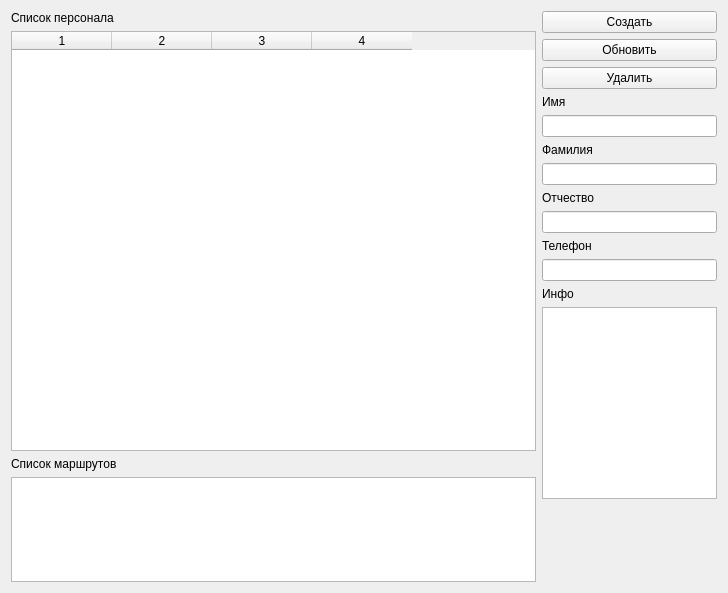
<?xml version="1.0" encoding="UTF-8"?>
<ui version="4.0">
 <class>Form</class>
 <widget class="QWidget" name="Form">
  <property name="geometry">
   <rect>
    <x>0</x>
    <y>0</y>
    <width>728</width>
    <height>593</height>
   </rect>
  </property>
  <property name="windowTitle">
   <string>Form</string>
  </property>
  <layout class="QVBoxLayout" name="verticalLayout">
   <item>
    <layout class="QHBoxLayout" name="horizontalLayout" stretch="3,1">
     <item>
      <layout class="QVBoxLayout" name="verticalLayout_2" stretch="0,4,0,1">
       <item>
        <widget class="QLabel" name="label_6">
         <property name="text">
          <string>Список персонала</string>
         </property>
        </widget>
       </item>
       <item>
        <widget class="QTableWidget" name="tw_staff">
         <property name="editTriggers">
          <set>QAbstractItemView::NoEditTriggers</set>
         </property>
         <property name="alternatingRowColors">
          <bool>true</bool>
         </property>
         <property name="selectionBehavior">
          <enum>QAbstractItemView::SelectRows</enum>
         </property>
         <property name="horizontalScrollMode">
          <enum>QAbstractItemView::ScrollPerPixel</enum>
         </property>
         <property name="columnCount">
          <number>4</number>
         </property>
         <attribute name="horizontalHeaderVisible">
          <bool>true</bool>
         </attribute>
         <attribute name="verticalHeaderVisible">
          <bool>true</bool>
         </attribute>
         <column/>
         <column/>
         <column/>
         <column/>
        </widget>
       </item>
       <item>
        <widget class="QLabel" name="label_7">
         <property name="text">
          <string>Список маршрутов</string>
         </property>
        </widget>
       </item>
       <item>
        <widget class="QTableWidget" name="tw_routes"/>
       </item>
      </layout>
     </item>
     <item>
      <layout class="QVBoxLayout" name="verticalLayout_3">
       <item>
        <widget class="QPushButton" name="pb_create_person">
         <property name="text">
          <string>Создать</string>
         </property>
        </widget>
       </item>
       <item>
        <widget class="QPushButton" name="pb_update_person">
         <property name="text">
          <string>Обновить</string>
         </property>
        </widget>
       </item>
       <item>
        <widget class="QPushButton" name="pb_delete_person">
         <property name="text">
          <string>Удалить</string>
         </property>
        </widget>
       </item>
       <item>
        <widget class="QLabel" name="label">
         <property name="text">
          <string>Имя</string>
         </property>
        </widget>
       </item>
       <item>
        <widget class="QLineEdit" name="le_person_name"/>
       </item>
       <item>
        <widget class="QLabel" name="label_2">
         <property name="text">
          <string>Фамилия</string>
         </property>
        </widget>
       </item>
       <item>
        <widget class="QLineEdit" name="le_person_surname"/>
       </item>
       <item>
        <widget class="QLabel" name="label_3">
         <property name="text">
          <string>Отчество</string>
         </property>
        </widget>
       </item>
       <item>
        <widget class="QLineEdit" name="le_person_patronymic"/>
       </item>
       <item>
        <widget class="QLabel" name="label_4">
         <property name="text">
          <string>Телефон</string>
         </property>
        </widget>
       </item>
       <item>
        <widget class="QLineEdit" name="le_person_phone"/>
       </item>
       <item>
        <widget class="QLabel" name="label_5">
         <property name="text">
          <string>Инфо</string>
         </property>
        </widget>
       </item>
       <item>
        <widget class="QTextEdit" name="te_info"/>
       </item>
       <item>
        <spacer name="verticalSpacer">
         <property name="orientation">
          <enum>Qt::Vertical</enum>
         </property>
         <property name="sizeHint" stdset="0">
          <size>
           <width>20</width>
           <height>40</height>
          </size>
         </property>
        </spacer>
       </item>
      </layout>
     </item>
    </layout>
   </item>
  </layout>
 </widget>
 <resources/>
 <connections/>
</ui>
